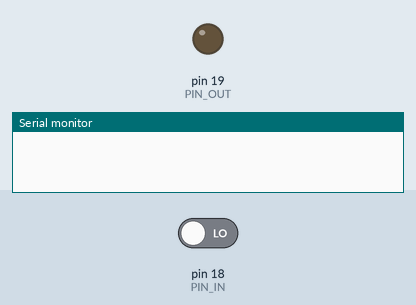
This sketch was run on a simulated Arduino Uno, built with avr-gcc and run on an emulated ATmega328P. On the bench: output pins drawn as LEDs (lit = HIGH), the last lines printed to the serial monitor. Inputs (shaded band) come from the test bench; at power-on: pin 18 (PIN_IN) LOW.

Above: at 1.2 s.
1.3 s: pin 18 (PIN_IN) driven HIGH
At 2.5 s:
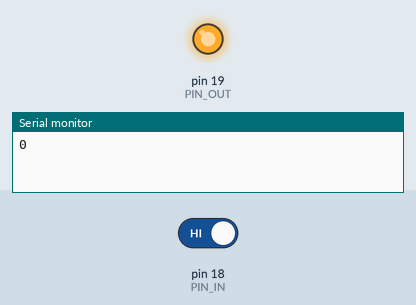
2.8 s: pin 18 (PIN_IN) driven LOW
At 3.7 s:
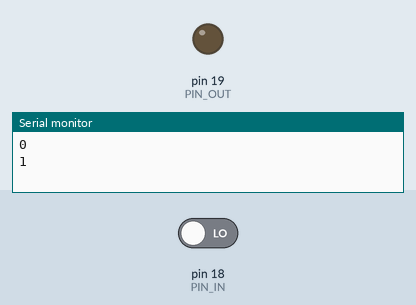
Timing chart, 0 to 5.8 s (numbered marks = the images above; inputs shaded):
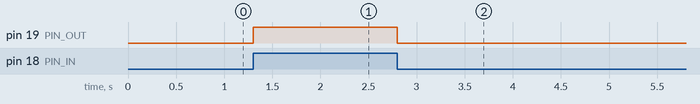

The sketch:

ShowBouncing.ino
```cpp
// (licence header left out)
/** Debuging *****************************************************************/
#define DEBUG
#ifdef DEBUG
#define DEBUG_PRINTLN(x) Serial.println(x)
#define DEBUG_PRINT(x) Serial.print(x)
#else
#define DEBUG_PRINTLN(x)
#define DEBUG_PRINT(x)
#endif


/** Globals ******************************************************************/
#define PIN_IN  18
#define PIN_OUT 19
long countIn = 0;
bool oldIn = false;
int32_t timeStamp;

/** Main Programm ************************************************************/
void setup() {
  Serial.begin(115200);           // init serial port

  //pinMode(PIN_IN,INPUT_PULLUP); // activate this to invert the input
  pinMode(PIN_IN,INPUT);          // set to input
  pinMode(PIN_OUT,OUTPUT);        // set to output
}

void loop() {

  // read the input
  bool in = digitalRead(PIN_IN);

  // simply write 1:1 the output
  digitalWrite(PIN_OUT,in);
  uint32_t  curTimeStamp = micros();

  if( in != oldIn && ((curTimeStamp - timeStamp) < 250 )){
    DEBUG_PRINTLN(countIn);
    countIn++;

  }

  // output the current value

  timeStamp = curTimeStamp;
  oldIn = in;
}
```

Measured:
- after the input at 1.3 s, pin 19 (PIN_OUT): LOW → HIGH at once
- after the input at 2.8 s, pin 19 (PIN_OUT): HIGH → LOW at once
